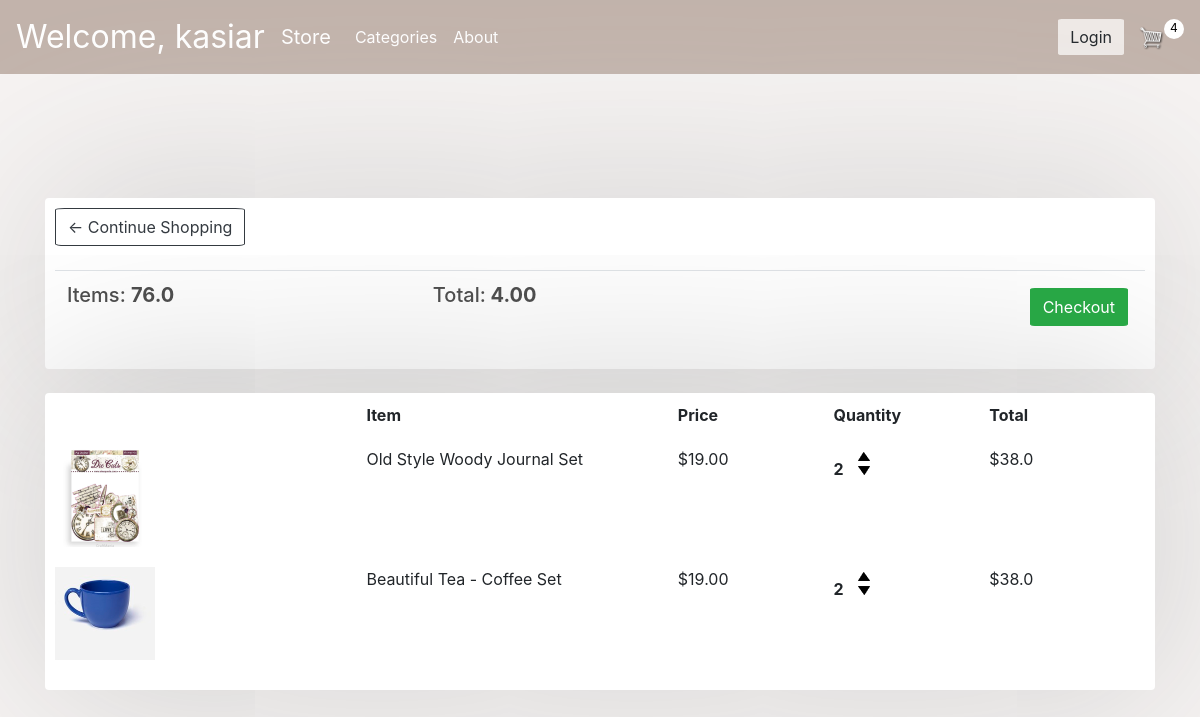
The app's page /cart/ (signed in) with its own data.
### store/models.py (models this page shows, shortened)
class Order(models.Model):
    customer = models.ForeignKey(User, on_delete=models.SET_NULL, blank=True, null=True)
    date_ordered = models.DateTimeField(auto_now_add=True)
    complete = models.BooleanField(default=False, null=True, blank=False)
    transaction_id = models.CharField(max_length=100, null=True)
    @property
    def all_cart_value(self):
        orderitems = self.orderitem_set.all()
        total = sum([item.get_total for item in orderitems])
        return total
    @property
    def all_cart_quantity(self):
        orderitems = self.orderitem_set.all()
        total = sum([item.quantity for item in orderitems])
        return total

class OrderItem(models.Model):
    product = models.ForeignKey(Product, on_delete=models.SET_NULL, blank=True, null=True)
    order = models.ForeignKey(Order, on_delete=models.SET_NULL, blank=True, null=True)
    quantity = models.IntegerField(default=0, null=True, blank=True)
    date_added = models.DateTimeField(auto_now_add=True)
    @property
    def get_total(self):
        total=self.product.price*self.quantity
        return total

class Product(models.Model):
    name = models.CharField(max_length=200, null=True)
    price = models.FloatField()
    image = models.ImageField(null=True, blank=True)
    @property
    def imageURL(self):
        try:
            url=self.image.url
        except:
            url = ''
        return url

### store/views.py (the view)
# urls.py: path('cart/', views.CartView.as_view(), name="cart"),
class CartView(View):
    def get(self, request):
        data = cartData(request)
        cart_items = data['cartItems']
        order = data['order']
        items = data['items']
        context = {
            'items': items,
            'order': order,
            'cartItems': cart_items
        }
        return render(request, 'store/cart.html', context)

### store/utils.py (called while the page is built)
def cartData(request):
	if request.user.is_authenticated:
		customer = request.user
		order, created = Order.objects.get_or_create(customer=customer, complete=False)
		items = order.orderitem_set.all()
		cartItems = order.all_cart_quantity
	else:
		cookieData = cookieCart(request)
		cartItems = cookieData['cartItems']
		order = cookieData['order']
		items = cookieData['items']
	return {'cartItems':cartItems ,'order':order, 'items':items}

### store/templates/store/cart.html
{% extends 'store/main.html' %}
{% load static %}
{% block content %}
	<div class="row">
		<div class="col-lg-12">
			<div class="box-element">
				<a  class="btn btn-outline-dark" href="{% url 'store' %}">&#x2190; Continue Shopping</a>
				<br>
				<br>
				<table class="table">
					<tr>
						<th><h5>Items: <strong>{{order.all_cart_value}}</strong></h5></th>
						<th><h5>Total:<strong> {{order.all_cart_quantity|floatformat:2}}</strong></h5></th>
						<th>
							<a  style="float:right; margin:5px;" class="btn btn-success" href="{% url 'checkout' %}">Checkout</a>
						</th>
					</tr>
				</table>
			</div>
			<br>
			<div class="box-element">
				<div class="cart-row">
					<div style="flex:2"></div>
					<div style="flex:2"><strong>Item</strong></div>
					<div style="flex:1"><strong>Price</strong></div>
					<div style="flex:1"><strong>Quantity</strong></div>
					<div style="flex:1"><strong>Total</strong></div>
				</div>
				{% for item in items %}
				<div class="cart-row">
					<div style="flex:2"><img class="row-image" src="{{item.product.imageURL}}"></div>
					<div style="flex:2"><p>{{item.product.name}}</p></div>
					<div style="flex:1"><p>${{item.product.price|floatformat:2}}</p></div>
					<div style="flex:1">
						<p class="quantity">{{item.quantity}}</p>
						<div class="quantity">
							<img data-product="{{item.product.id}}" data-action="add" class="chg-quantity update-btn" src="{% static  'images/up.png' %}">
							<img data-product="{{item.product.id}}" data-action="remove" class="chg-quantity update-btn" src="{% static  'images/down.png' %}">
						</div>
					</div>
					<div style="flex:1"><p>${{item.get_total}}</p></div>
				</div>
				{% endfor %}
			</div>
		</div>
	</div>
{% endblock content %}

### store/templates/store/main.html (shortened to what this page needs)
<!DOCTYPE html>
{% load static %}
<html>
<head>
	<link rel="stylesheet" href="https://stackpath.bootstrapcdn.com/bootstrap/4.4.1/css/bootstrap.min.css">
    <link rel="stylesheet" href="https://cdn.jsdelivr.net/npm/bootstrap@4.5.3/dist/css/bootstrap.min.css">
	<link rel="stylesheet" type="text/css" href="{% static 'css/main.css' %}">
</head>
<body>
	<nav class="navbar navbar-expand-lg navbar-dark bg-dark">
		<a class="navbar-brand" id="user" href="{% url 'store' %}">Welcome, {{ user }}</a>
	  <a class="navbar-brand" href="{% url 'store' %}">Store </a>
	  <div class="collapse navbar-collapse" id="navbarSupportedContent">
	    <ul class="navbar-nav mr-auto">
	      <li class="nav-item active">
	        <a class="nav-link" href="{% url 'store' %}">Categories <span class="sr-only">(current)</span></a>
	      </li>
			 <li class="nav-item active">
	        <a class="nav-link" href="{% url 'about' %}">About <span class="sr-only">(current)</span></a>
	      </li>
	    </ul>
	    <div class="form-inline my-2 my-lg-0">
	     	<a href="{% url 'login' %}" class="btn btn-warning">Login</a>
	     	<a href="{% url 'cart' %}">
	    		<img  id="cart-icon" src="{% static 'images/cart.png' %}">
	    	</a>
	    	<p id="cart-total">{{cartItems}}</p>
	    </div>
	  </div>
	</nav>
     <div class="container">
            <br>
            {% block content %}
            {% endblock content %}
         </div>
</body>
</html>

### static/css/main.css (style rules this page uses)
body { background-color: #f7f4f3; }
h1,h2,h3,h4,h5,h6 { color:hsl(0, 0%, 30%); }
.box-element { box-shadow:hsl(0, 0%, 80%) 0 0 200px; background-color: #fff; border-radius: 4px; padding: 10px; }
.bg-dark { background-color: #c2b3ab !important; }
#cart-icon { width:25px; display: inline-block; margin-left: 15px; }
#cart-total { display: block; text-align: center; color:#000; background-color: #fff; width: 20px; height: 20px; border-radius: 50%; font-size: 12px; }
.col-lg-4, .col-lg-6, .col-lg-8, .col-lg-12 { margin-top: 100px; }
.btn { border-radius: 5%; }
.btn-warning { background-color: #efeae7; border:0; }
.row-image { width: 100px; }
.cart-row { display: flex; align-items: flex-stretch; padding-bottom: 10px; margin-bottom: 10px; }
.quantity { display: inline-block; font-weight: 700; padding-right:10px; }
.chg-quantity { width: 12px; cursor: pointer; display: block; margin-top: 5px; transition:0.1s; }
#user { font-size: 2em !important; color: white !important; }

### records on screen
Order: all_cart_value "76.0", all_cart_quantity "4.00"
OrderItem: product.imageURL (picture), product.name "Old Style Woody Journal Set", product.price "19.00", quantity "2", get_total "38.0"
OrderItem: product.imageURL (picture), product.name "Beautiful Tea - Coffee Set", product.price "19.00", quantity "2", get_total "38.0"

### other values on screen
{{ user }} "kasiar"
{{ cartItems }} "4"
